Frame 1 (no input): blank canvas, image omitted
Frame 60 (the mouse pressed at the canvas centre just before this capture): blank canvas, image omitted
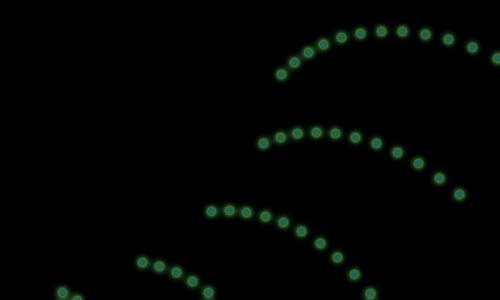
Frame 120 (the mouse held since frame 60 and released just before this capture)

The Processing sketch whose frames 1 and 60 were blank and that drew this single picture after the mouse press (run headless with seeded random() and noise(); from frame 60 on, the mouse is pressed at the canvas centre):

// Processing sketch: processing_3834
// ── processing_3834.pde

void setup(){
size(500,300);
background(0);}
void draw(){
stroke(random(155),random(255),random(155));strokeWeight(8);filter(BLUR);for(int i=0;i<mouseX;i++){rotate(2*3);point(mouseX+i,mouseY-i);}}
